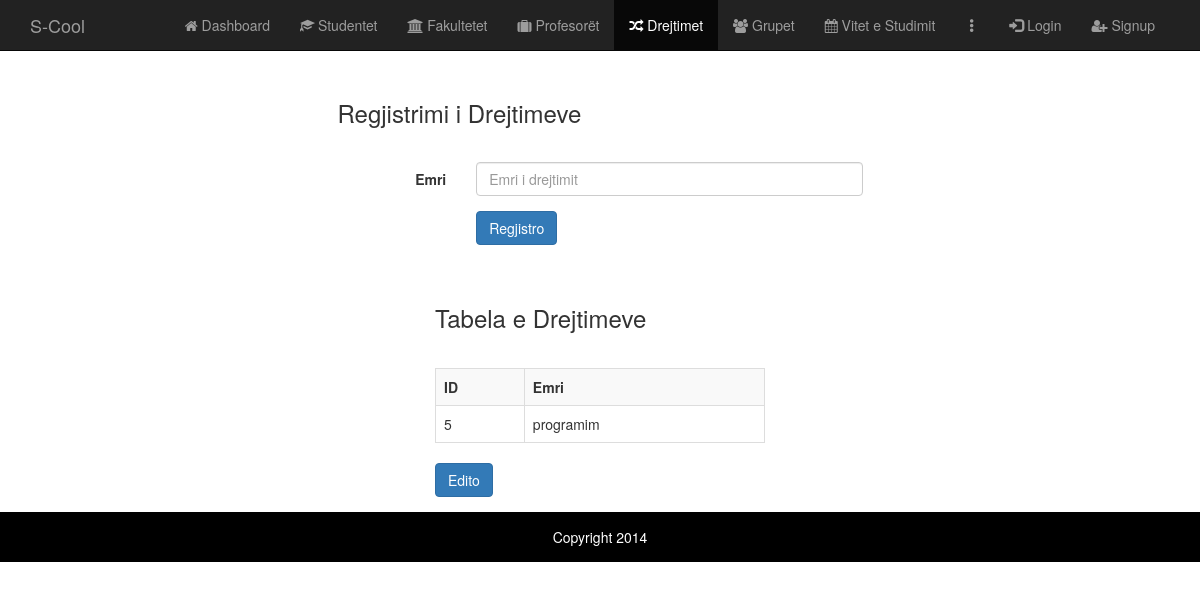
Before: /WebContent/adminPage/drejtimet.php with the older database file.
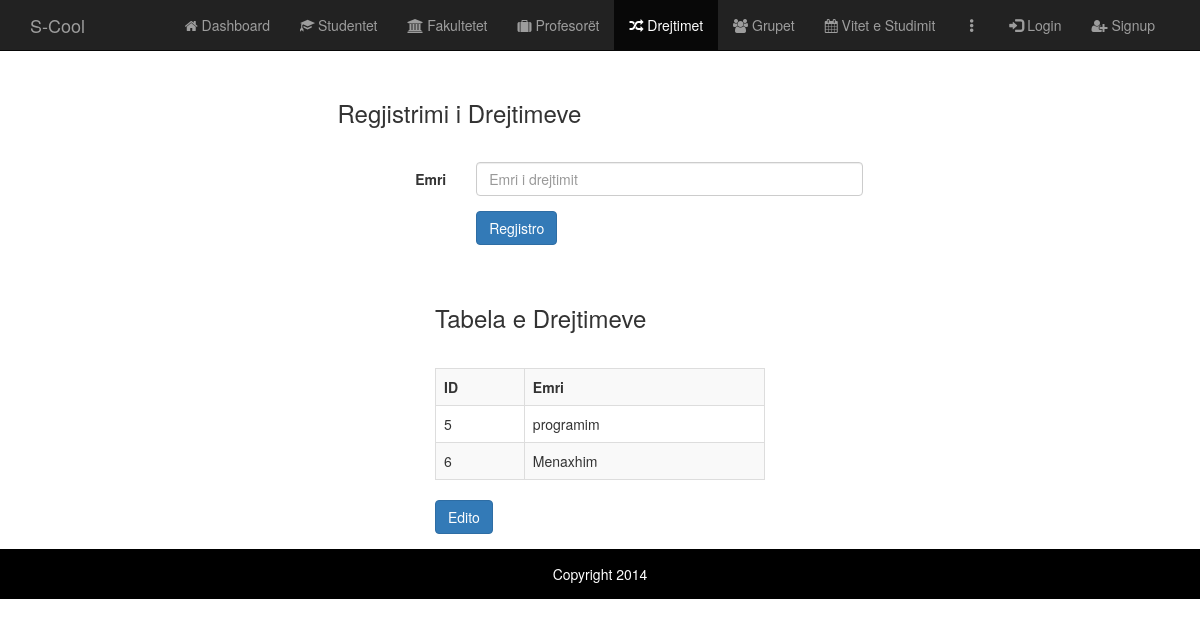
After: the same page with the newer database file.
### tables this page shows
CREATE TABLE `drejtimi` (
  `ID` int(11) NOT NULL,
  `Emri_Drejtimit` varchar(30) NOT NULL,
  `FK_Fakullteti` int(11) DEFAULT NULL
);

### BL/Drejtimi.php (the view, shortened to what this page needs)
<?php
class Drejtimi
{
    public function selectAll()
    {
        $sqlConnection = new SQLConnection();
        $con = $sqlConnection->connection();
        $sql = "SELECT * FROM Drejtimi";
        $result = mysqli_query($con, $sql);
        if(mysqli_num_rows($result) > 0)
        {
            while($row = mysqli_fetch_assoc($result))
            {
                echo "<tr onclick='indeksiReshtit(this)'><td>".$row['ID']."</td>"
                        . "<td>".$row['Emri_Drejtimit']."</td></tr>";
            }
        }
    }
}

Changed rows visible on the page:
added drejtimi: ID "6", Emri_Drejtimit "Menaxhim"
